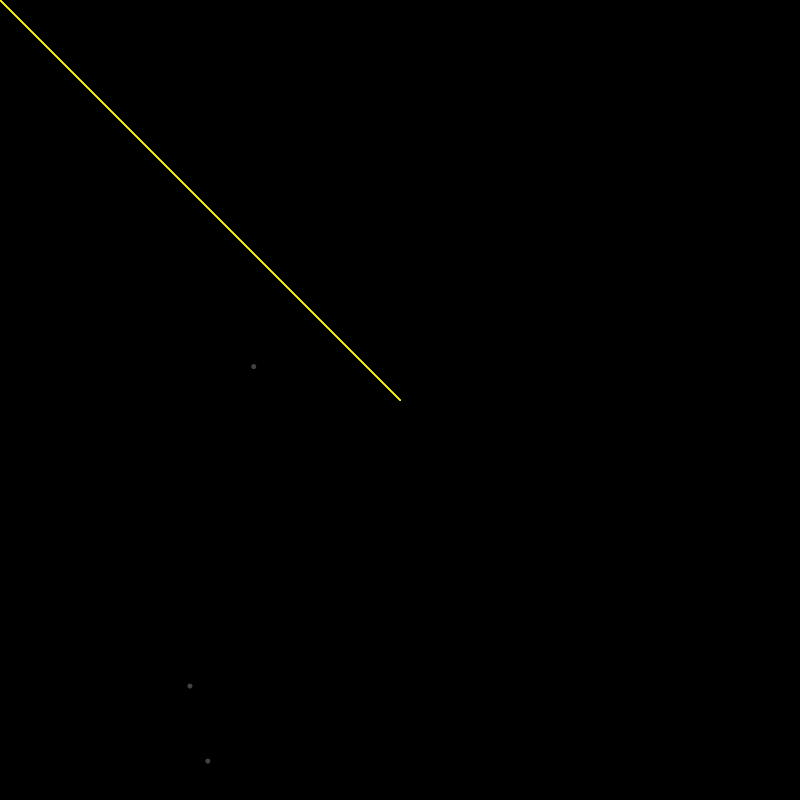
Frame 1 (no input)
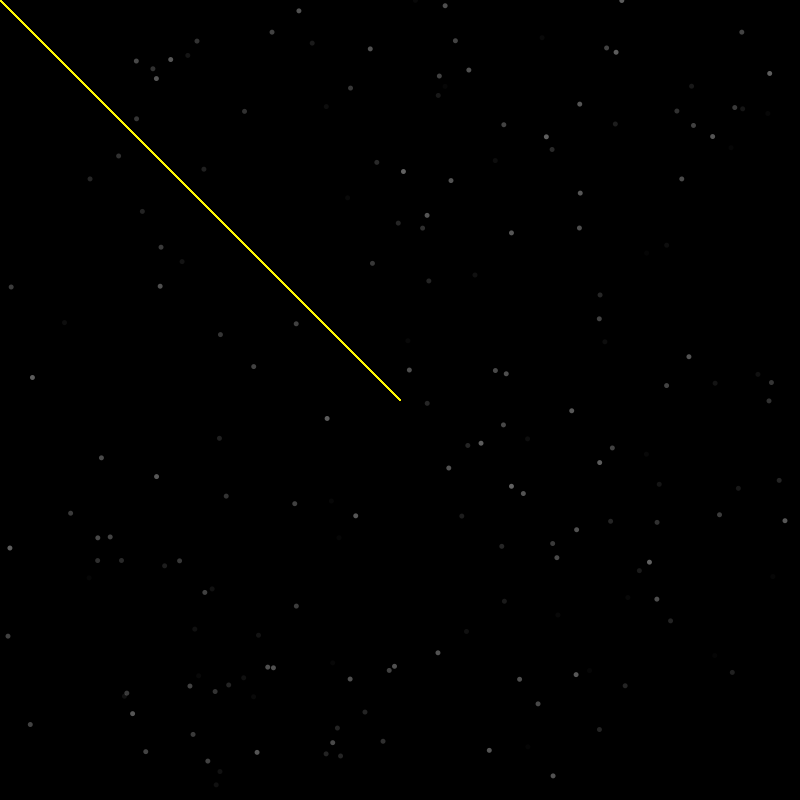
Frame 60 (the mouse pressed at the canvas centre just before this capture)
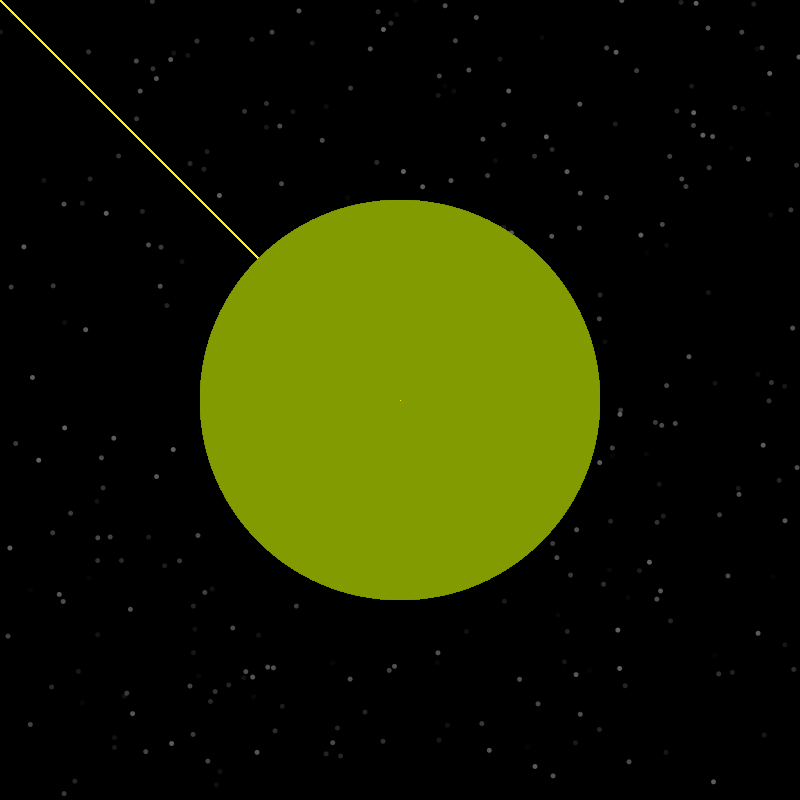
Frame 120 (the mouse held since frame 60 and released just before this capture)

The Processing sketch that drew these frames (run headless with seeded random() and noise(); from frame 60 on, the mouse is pressed at the canvas centre):

// Processing sketch: processing_40605
// ── processing_40605.pde

float[] circles;
int num = 500;
int [] x = new int[num];
int [] y = new int[num];

void setup () {
  size(800, 800);
  background(0);
  noStroke();
  circles = new float[50];
  for (int i = 0; i < circles.length; i++) {//.length tells you how big the array is, you don't have to change this number; i++ means adding by 1
    circles[i] = 150;
  }
}

  void draw() {
    fill(255, random(5, 100));
    ellipse(random(width), random(height), 5, 5);
    ellipse(random(width), random(height), 5, 5);
    ellipse(random(width), random(height), 5, 5);//specks in background
    for (int i = circles.length-1; i > 0; i--) {
      circles[i] = circles[i-1];
    }

    for (int i = 0; i < circles.length; i++) {
      fill(#710400*i/2, random(1, 100));
      noStroke();
      ellipse(width/2, height/2, mouseX, mouseY);//circles in foreground
    }
    for (int i = x.length-1; i>0; i--) {
      x[i] = x[i-1];
      y[i] = y[i-1];
    }
    x[0]=mouseX;
    y[0]=mouseY;
    for (int i = 0; i<x.length; i++) {
      line(x[i], y[i], width/2, height/2);
    }
    for (int i = x.length-1; i>0; i--) {
      x[i] = x[i-1];
      y[i] = y[i-1];
    }
    x[0]=mouseX;
    y[0]=mouseY;
    for (int i = 0; i<x.length; i++) {
      stroke(#FFF703, 255-20*i);
      line(x[i], y[i], width/2, height/2);//lines in foreground
    }
  }
